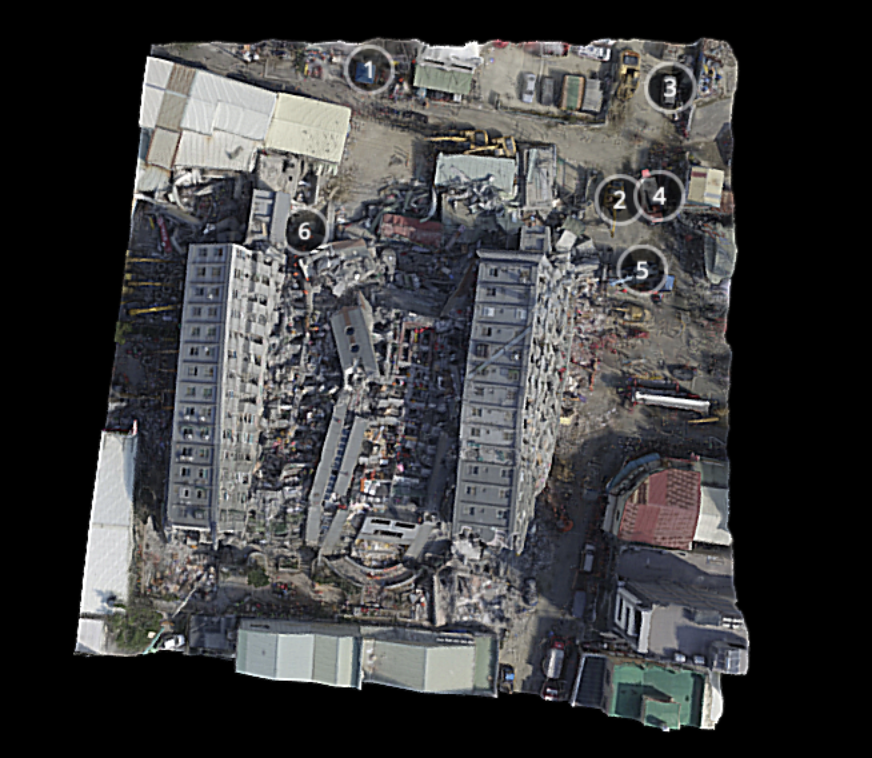
#> input picture collapse_site/generator/reference/top.png, 872 x 758 px
$ python prep.py
#> lines starting #> are read from the running program, lines starting #| are printed output that depends on the picture; after the words box and inside, x2 and y2 are one past the last pixel; in counts of white or black regions, pixels touching at a corner belong together
"""Clean the top-down screenshot: remove hotspot overlays, build a valid mask."""
import cv2, numpy as np
im = cv2.imread('reference/top.png', cv2.IMREAD_COLOR).astype(np.float32)
H, W = im.shape[:2]
b = im.mean(2); sat = im.max(2) - im.min(2)
yy, xx = np.mgrid[0:H, 0:W]
guess = [(370,72),(618,199),(670,86),(661,197),(642,270),(305,231)]
fits = []
for (gx, gy) in guess:
    best = None
    for dx in range(-4, 5):
        for dy in range(-4, 5):
            cx, cy = gx+dx, gy+dy
            r = np.hypot(xx[cy-35:cy+36, cx-35:cx+36]-cx, yy[cy-35:cy+36, cx-35:cx+36]-cy)
            p = b[cy-35:cy+36, cx-35:cx+36]
            for r0 in np.arange(20, 27, 0.5):
                on = p[np.abs(r-r0) < 1.2].mean(); off = p[(np.abs(r-r0) > 3) & (np.abs(r-r0) < 6)].mean()
                sc = on - off
                if best is None or sc > best[0]: best = (sc, cx, cy, r0)
    fits.append(best[1:]); print('hotspot', best)
#> after the loop, fits = [(369, 69, 23.5), (620, 199, 24), (670, 87, 24), (659, 195, 24), (642, 270, 24), (304, 230, 23)]
dark = np.zeros((H,W), bool); hole = np.zeros((H,W), bool)
med = cv2.medianBlur(b.astype(np.uint8), 9).astype(np.float32)
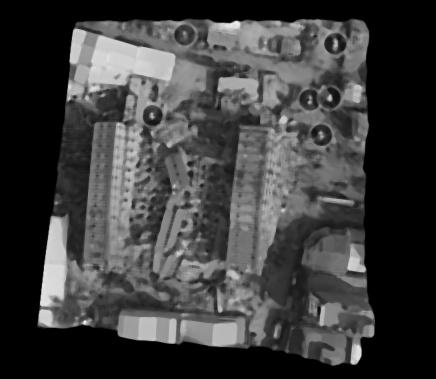
#> med: shape (758, 872) float32 (shown at 1/2 size); min 0, max 244, mean 61.8
for (cx, cy, r0) in fits:
    r = np.hypot(xx-cx, yy-cy)
    dark |= r < r0 - 1.5
    hole |= np.abs(r - r0) < 4.0                                   # ring
    hole |= (r < 15) & (((b > med + 30) & (sat < 80)) | (b > 160))  # numeral
    hole |= (np.abs(r - r0) < 8) & (b > med + 22) & (sat < 60)      # ring halo residue
#> this loop made 6 passes
#> pass 1, `r = np.hypot(xx-cx, yy-cy)`:
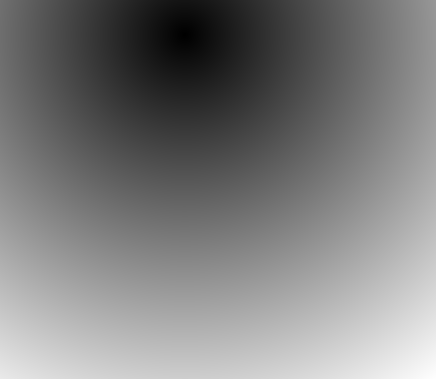
#> r: shape (758, 872) float64 (shown at 1/2 size); min 0, max 851.7, mean 421.4; drawn with min black and max white
#> after the loop:
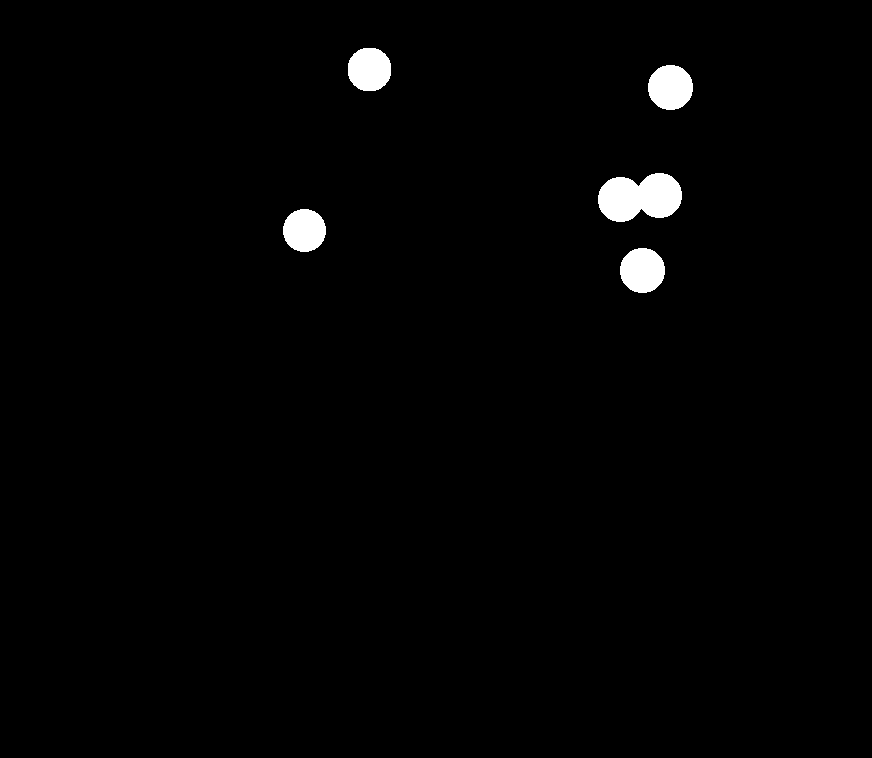
#> dark: shape (758, 872) bool; 1.4% white; 5 white regions, box (x1, y1, x2, y2) and area: (598, 173, 682, 222) 3104, (648, 65, 693, 110) 1597, (620, 248, 665, 293) 1597, (348, 48, 391, 91) 1513, (283, 209, 326, 252) 1457
#> after the loop:
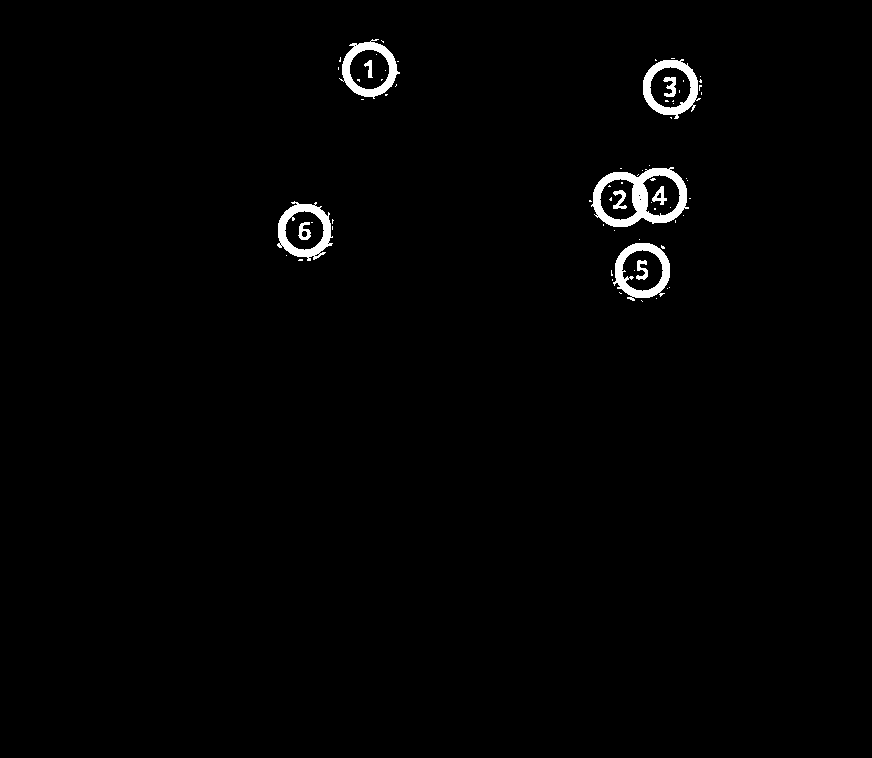
#> hole: shape (758, 872) bool; 1.3% white; 68 white regions (57 under 20 px), largest, box (x1, y1, x2, y2) and area: (591, 167, 689, 227) 2278, (277, 201, 333, 261) 1281, (613, 243, 670, 301) 1271
hole = cv2.dilate(hole.astype(np.uint8), cv2.getStructuringElement(cv2.MORPH_ELLIPSE, (7,7))).astype(bool)
#> hole: shape (758, 872) bool; 2.5% white; 7 white regions, largest, box (x1, y1, x2, y2) and area: (586, 162, 694, 234) 4967, (640, 55, 705, 122) 2923, (608, 236, 673, 305) 2888
out = im.copy()
k = dark & ~hole
#> k: shape (758, 872) bool; 0.34% white; 14 white regions (6 under 20 px), largest, box (x1, y1, x2, y2) and area: (353, 53, 386, 86) 511, (626, 253, 659, 288) 441, (289, 214, 320, 247) 387
out[k] = np.clip(im[k] * 2.0, 0, 255)
#> out: shape (758, 872, 3) float32; mean B, G, R 63.3, 62.4, 62.4
o8 = np.clip(out, 0, 255).astype(np.uint8)
inp = cv2.inpaint(o8, hole.astype(np.uint8), 7, cv2.INPAINT_TELEA).astype(np.float32)
# texture noise for inpainted pixels from a far, hole-free neighbourhood
hf = out - cv2.GaussianBlur(out, (0,0), 2.0)
hf[hole] = 0
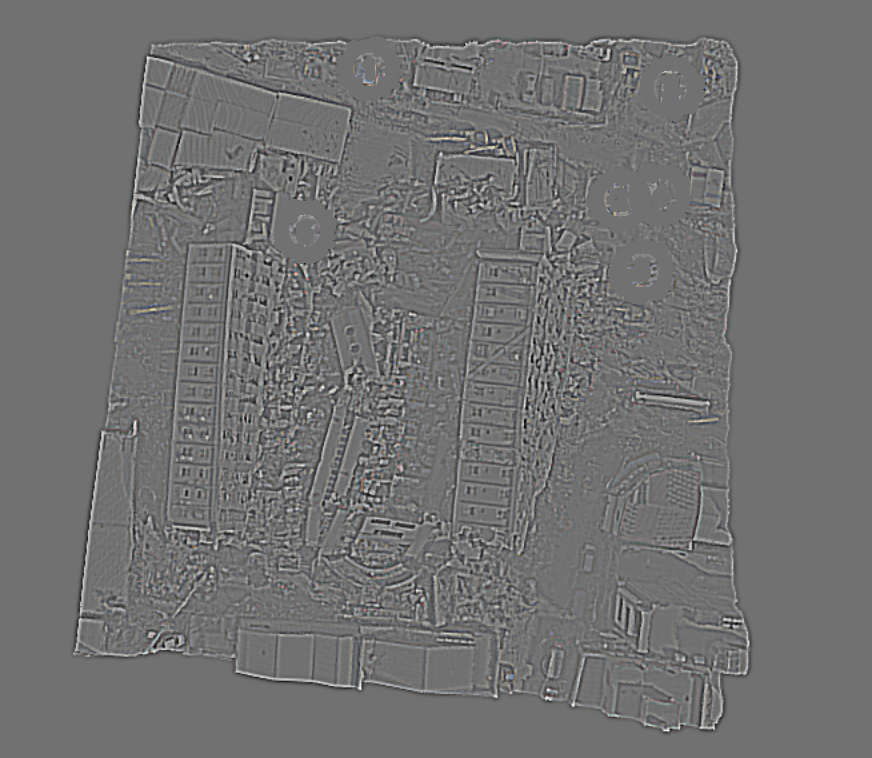
#> hf: shape (758, 872, 3) float32; mean B, G, R 0, 0, 0; drawn with min black and max white
src = np.roll(hf, (-61, 73), axis=(0,1)); srcm = np.roll(hole, (-61, 73), axis=(0,1))
src[srcm] = 0
m = cv2.GaussianBlur(hole.astype(np.float32), (0,0), 1.0)[..., None]
clean = np.clip(inp + m*src*0.9, 0, 255).astype(np.uint8)
valid = (b > 12).astype(np.uint8)
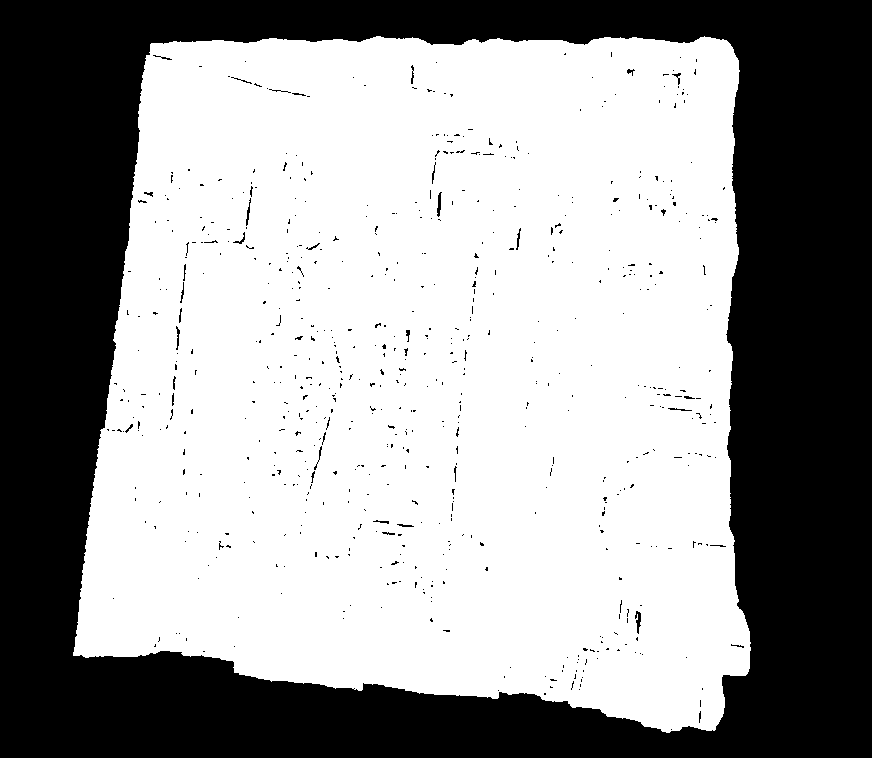
#> valid: shape (758, 872); values 0 (black) and 1 (white), 60.7% white; 663 black regions (631 under 20 px), largest, box (x1, y1, x2, y2) and area: (0, 0, 872, 758) 256172, (635, 611, 641, 634) 77, (437, 192, 442, 217) 71
n, lab, stats, _ = cv2.connectedComponentsWithStats(valid, 8)
#> n = 2; stats = [[0, 0, 872, 758, 259745], [73, 36, 678, 697, 401231]]
valid = (lab == 1 + np.argmax(stats[1:, cv2.CC_STAT_AREA])).astype(np.uint8)
valid = cv2.morphologyEx(valid, cv2.MORPH_CLOSE, np.ones((9,9),np.uint8))
#> valid: shape (758, 872); values 0 (black) and 1 (white), 61.3% white; 1 black region, box (x1, y1, x2, y2) and area: (0, 0, 872, 758) 255833
ff = valid.copy(); h2 = np.zeros((H+2,W+2),np.uint8); cv2.floodFill(ff, h2, (0,0), 1)
valid = valid | (1-ff)
valid = cv2.erode(valid, np.ones((5,5),np.uint8))
#> valid: shape (758, 872); values 0 (black) and 1 (white), 60.4% white; 1 black region, box (x1, y1, x2, y2) and area: (0, 0, 872, 758) 261681
cv2.imwrite('build/ortho_clean.png', clean)
cv2.imwrite('build/valid.png', valid*255)
crops = np.hstack([clean[cy-40:cy+40, cx-40:cx+40] for cx,cy,_ in fits])
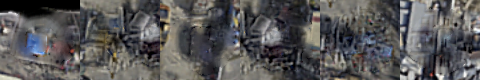
#> crops: shape (80, 480, 3); mean B, G, R 87.9, 87.5, 88.7
cv2.imwrite('build/hotspot_check.png', cv2.resize(crops, None, fx=3, fy=3, interpolation=cv2.INTER_LANCZOS4))

$ run again, with collapse_site/generator/reference/obl1.png copied over collapse_site/generator/reference/top.png
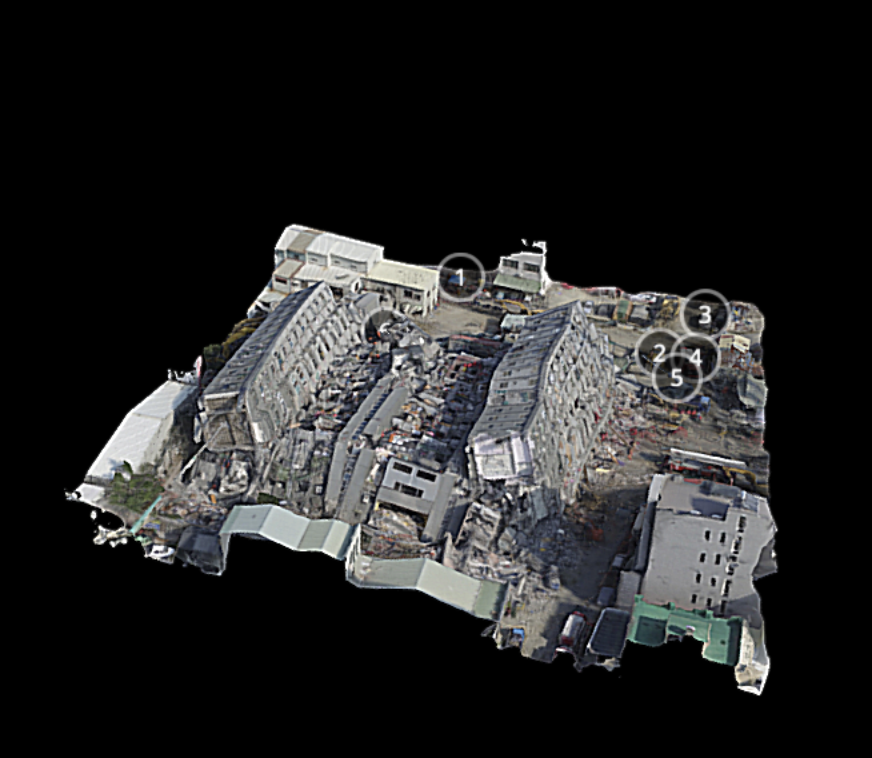
#> input picture collapse_site/generator/reference/obl1.png, 872 x 758 px
#> after the loop `for (gx, gy) in guess:`: fits = [(366, 68, 20), (614, 195, 20), (666, 82, 20), (657, 193, 20), (638, 274, 23), (305, 230, 20)]
#> the loop `for (cx, cy, r0) in fits:` made 6 passes
#> after the loop `for (cx, cy, r0) in fits:`:
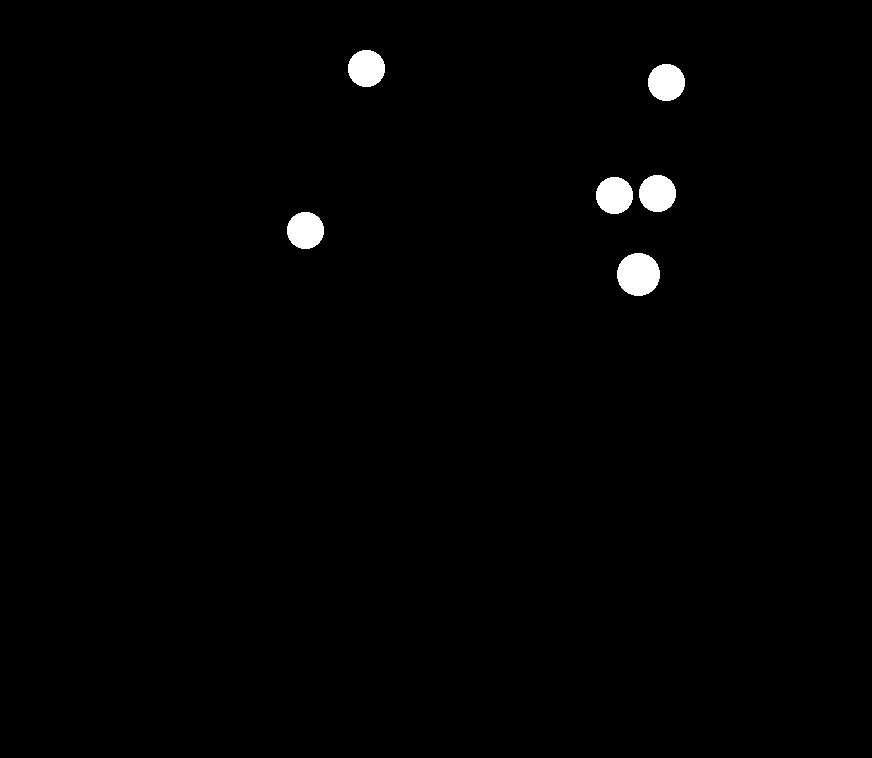
#> dark: shape (758, 872) bool; 1% white; 6 white regions, box (x1, y1, x2, y2) and area: (617, 253, 660, 296) 1457, (348, 50, 385, 87) 1085, (648, 64, 685, 101) 1085, (639, 175, 676, 212) 1085, (596, 177, 633, 214) 1085, (287, 212, 324, 249) 1085
#> k: shape (758, 872) bool; 0.46% white; 7 white regions, largest, box (x1, y1, x2, y2) and area: (623, 258, 654, 290) 801, (354, 55, 379, 82) 527, (654, 69, 679, 96) 527
#> out: shape (758, 872, 3) float32; mean B, G, R 36.5, 36.4, 36.3
#> srcm: shape (758, 872) bool; 1.7% white; 7 white regions, largest, box (x1, y1, x2, y2) and area: (661, 106, 757, 161) 3220, (349, 143, 409, 200) 2293, (680, 184, 741, 246) 2213
#> lab: shape (758, 872) int32; 7 distinct labels, from 0 to 6
#> n = 7; stats = [[0, 0, 872, 758, 452226], [64, 223, 715, 473, 208679], [521, 238, 8, 9, 47], [64, 488, 3, 2, 5], [94, 522, 3, 3, 7], [108, 522, 3, 3, 7], [618, 676, 3, 2, 5]]
#> ff: shape (758, 872); values 0 (black) and 1 (white), 99.9% white; 2 black regions, box (x1, y1, x2, y2) and area: (98, 513, 119, 528) 267, (455, 258, 466, 267) 99
#> `crops = np.hstack([clean[cy-40:cy+40, cx-40:cx+40] for cx,cy,_ in fits])`:
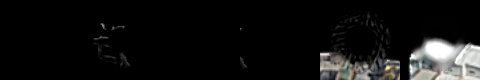
#> crops: shape (80, 480, 3); mean B, G, R 17.3, 17.8, 17.8

$ run again, with collapse_site/generator/reference/obl2.png copied over collapse_site/generator/reference/top.png
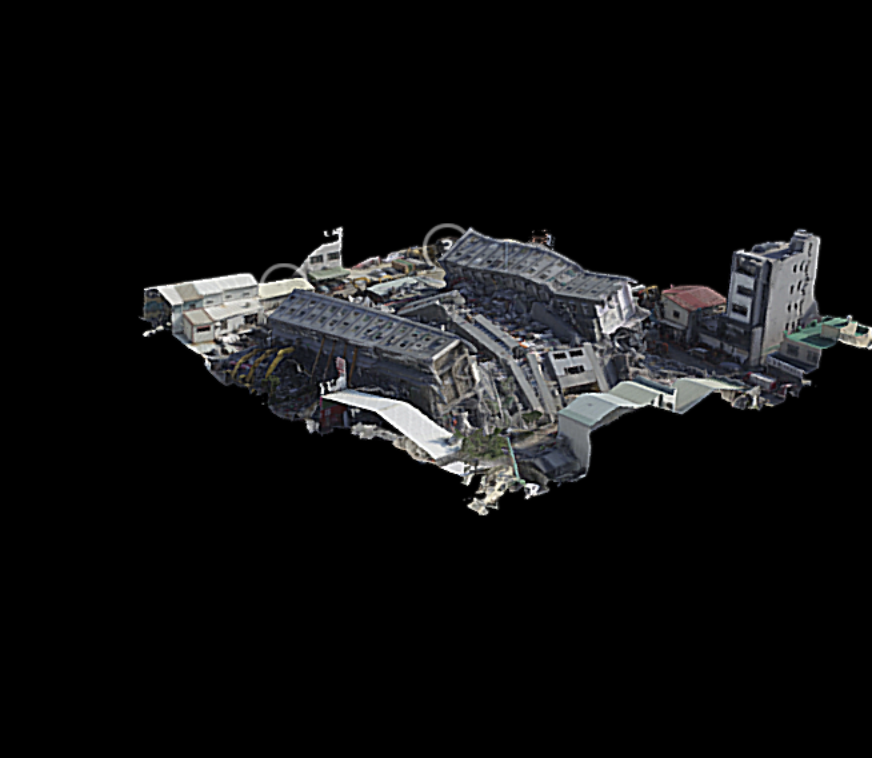
#> input picture collapse_site/generator/reference/obl2.png, 872 x 758 px
#> after the loop `for (gx, gy) in guess:`: fits = [(366, 68, 20), (614, 195, 20), (666, 82, 20), (657, 193, 20), (640, 266, 23.5), (305, 235, 20.5)]
#> the loop `for (cx, cy, r0) in fits:` made 6 passes
#> after the loop `for (cx, cy, r0) in fits:`:
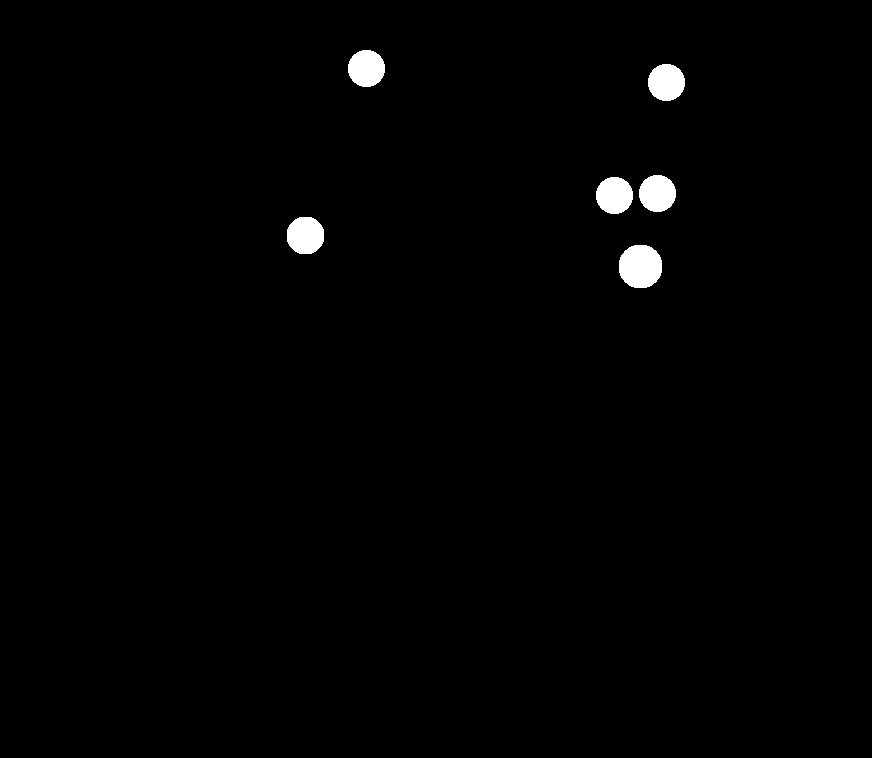
#> dark: shape (758, 872) bool; 1.1% white; 6 white regions, box (x1, y1, x2, y2) and area: (619, 245, 662, 288) 1513, (287, 217, 324, 254) 1125, (348, 50, 385, 87) 1085, (648, 64, 685, 101) 1085, (639, 175, 676, 212) 1085, (596, 177, 633, 214) 1085
#> k: shape (758, 872) bool; 0.53% white; 6 white regions, box (x1, y1, x2, y2) and area: (624, 250, 657, 282) 786, (292, 222, 319, 249) 581, (354, 55, 379, 82) 527, (654, 69, 679, 96) 527, (645, 180, 670, 207) 527, (602, 182, 627, 209) 527
#> out: shape (758, 872, 3) float32; mean B, G, R 17, 16.5, 16.2
#> srcm: shape (758, 872) bool; 1.7% white; 7 white regions, largest, box (x1, y1, x2, y2) and area: (661, 106, 757, 161) 3220, (680, 175, 744, 240) 2336, (351, 147, 410, 205) 1932
#> lab: shape (758, 872) int32; 6 distinct labels, from 0 to 5
#> n = 6; stats = [[0, 0, 872, 758, 548729], [138, 223, 734, 293, 112212], [815, 385, 2, 2, 4], [261, 402, 4, 3, 11], [467, 497, 5, 3, 11], [462, 498, 4, 3, 9]]
#> ff: shape (758, 872); values 0 (black) and 1 (white), 100% white; 1 black region, box (x1, y1, x2, y2) and area: (278, 269, 288, 278) 90
#> `crops = np.hstack([clean[cy-40:cy+40, cx-40:cx+40] for cx,cy,_ in fits])`:
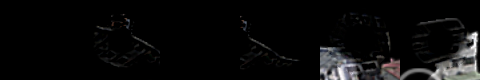
#> crops: shape (80, 480, 3); mean B, G, R 11, 10.8, 11
